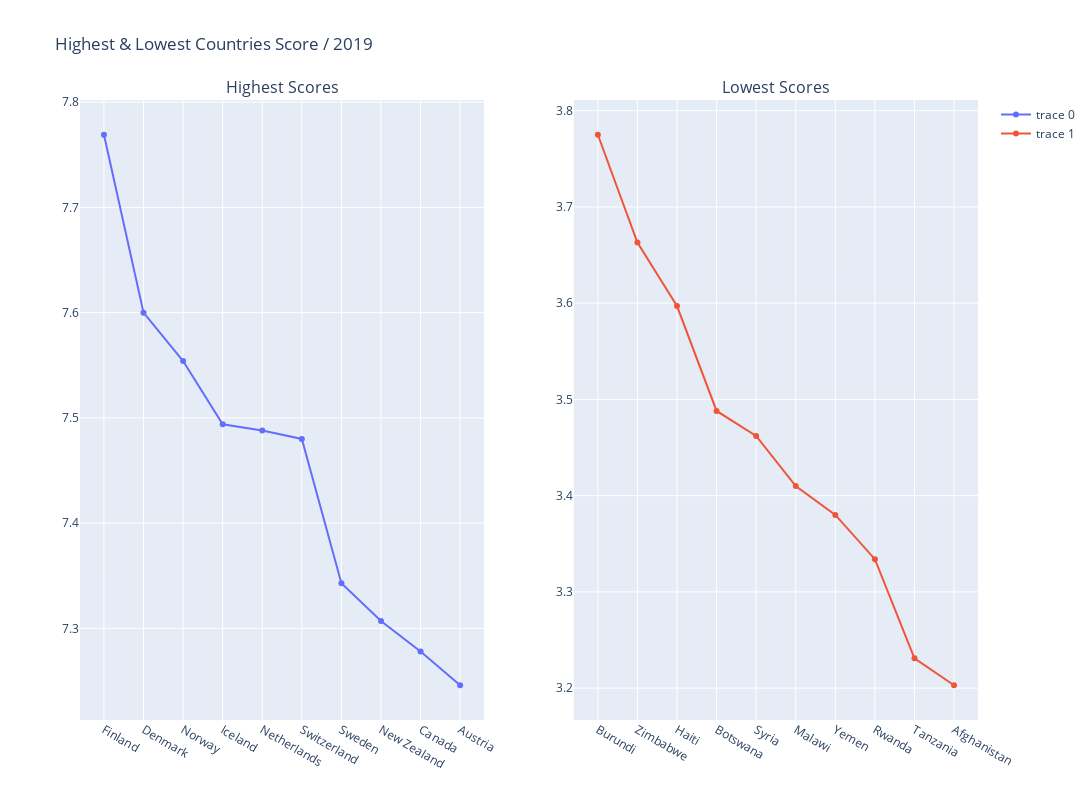

The notebook cell saved with this chart:
### Code cell
# visualize the highest & lowest 10 countries or regions scores
fig = make_subplots(rows=1, cols=2, subplot_titles=("Highest Scores", "Lowest Scores"))

fig.add_trace(
    go.Scatter(x=highest_df["country"], y=highest_df["happy_score"], mode='markers+lines'),
    row=1, col=1
)

fig.add_trace(
    go.Scatter(x=lowest_df["country"], y=lowest_df["happy_score"], mode='markers+lines'),
    row=1, col=2
)

fig.update_layout(height=800, width=1300, title_text="Highest & Lowest Countries Score / 2019")
fig.show()

### Figure 1 — Plotly figure (JSON) as saved in the notebook; plotly's stock layout.template omitted (floating-point values rounded to 4 significant figures)
{"data": [{"mode": "markers+lines", "type": "scatter", "x": ["Finland", "Denmark", "Norway", "Iceland", "Netherlands", "Switzerland", "Sweden", "New Zealand", "Canada", "Austria"], "xaxis": "x", "y": [7.769, 7.6, 7.554, 7.494, 7.488, 7.48, 7.343, 7.307, 7.278, 7.246], "yaxis": "y"}, {"mode": "markers+lines", "type": "scatter", "x": ["Burundi", "Zimbabwe", "Haiti", "Botswana", "Syria", "Malawi", "Yemen", "Rwanda", "Tanzania", "Afghanistan"], "xaxis": "x2", "y": [3.775, 3.663, 3.597, 3.488, 3.462, 3.41, 3.38, 3.334, 3.231, 3.203], "yaxis": "y2"}], "layout": {"annotations": [{"font": {"size": 16}, "showarrow": false, "text": "Highest Scores", "x": 0.225, "xanchor": "center", "xref": "paper", "y": 1, "yanchor": "bottom", "yref": "paper"}, {"font": {"size": 16}, "showarrow": false, "text": "Lowest Scores", "x": 0.775, "xanchor": "center", "xref": "paper", "y": 1, "yanchor": "bottom", "yref": "paper"}], "height": 800, "title": {"text": "Highest & Lowest Countries Score / 2019"}, "width": 1300, "xaxis": {"anchor": "y", "autorange": true, "domain": [0, 0.45], "range": [-0.5858, 9.586], "type": "category"}, "xaxis2": {"anchor": "y2", "autorange": true, "domain": [0.55, 1], "range": [-0.5858, 9.586], "type": "category"}, "yaxis": {"anchor": "x", "autorange": true, "domain": [0, 1], "range": [7.213, 7.802], "type": "linear"}, "yaxis2": {"anchor": "x2", "autorange": true, "domain": [0, 1], "range": [3.167, 3.811], "type": "linear"}}}
